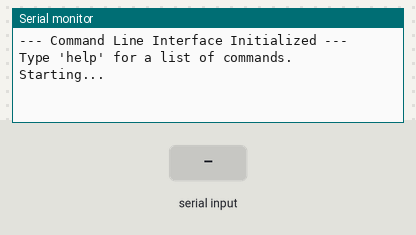
This sketch was run on a simulated Arduino Uno, built with avr-gcc and run on an emulated ATmega328P. On the bench: the last lines printed to the serial monitor. The test bench sets the inputs (shaded band).

Above: at 1.2 s.
1.3 s: "help\n" received over Serial
At 3.1 s:
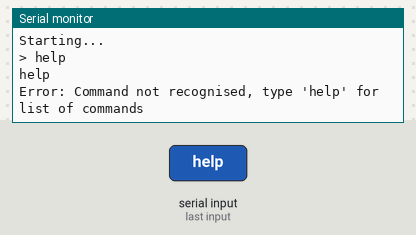
3.8 s: "off\n" received over Serial
At 6.0 s:
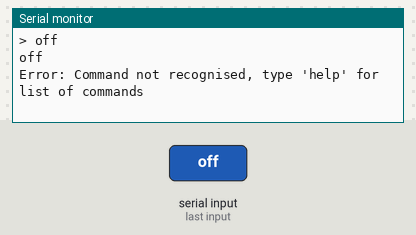
6.3 s: "on\n" received over Serial
At 8.1 s:
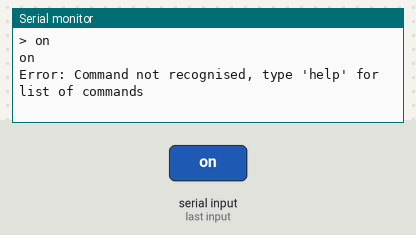
8.8 s: "1\n" received over Serial
At 11.2 s:
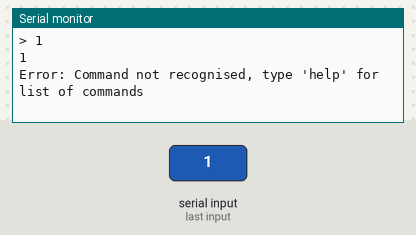

The sketch:

IRCandleSend.ino
```cpp
#include  <IRremote.h>
IRsend  irsend;


// Serial communication interface setup
void Serial_Communication_Setup(long Serial_Baud_Rate) {
  Serial.begin(Serial_Baud_Rate);           // PC serial interface begin, with defined buad rate
  Serial.println("System Start up...");     // Start up message
}


  // Function to setup command line interface
  void Command_Line_Interface_Setup() {
    Serial.println("--- Command Line Interface Initialized ---");
    Serial.println("Type 'help' for a list of commands.");
  }


const int  khz  =  38;  //  38kHz  carrier  frequency

static  unsigned  int  offSignal[]  =  {600, 1600, 650, 1600, 650, 1600, 550, 1650, 650, 1600, 650, 1600, 650, 1600, 550, 1650, 650, 1600, 650, 1600, 600, 1650, 600, 1600, 650, 1600, 650, 1600, 600, 1650, 600, 1600, 650, 1600, 650, 1600, 9000, 4400, 650, 450, 650, 1600, 650, 500, 600, 1600, 650, 1600, 650, 450, 650, 500, 550, 1700, 600, 500, 650, 500, 550, 550, 650, 500, 550, 550, 650, 500, 550, 550, 650, 1600, 650, 500, 550, 550, 650, 1600, 650, 500 ,600, 1600, 650, 1600, 650, 1600, 650, 450, 650 };
static  unsigned  int  onSignal[]  =  { 650, 1600 , 650 , 1600,  600,  1650 , 550,  1700,  600,  1600,  650,  1600,  650,  1600,  650,  1600,  600,  1650 , 550,  1700,  600,  1600,  650,  1600,  650,  1600,  650,  1600,  600,  1650,  550,  1700,  600,  1600,  650,  1600,  9050,  4400,  650,  500,  600,  1600,  650,  500,  600,  1650,  600,  1600,  650,  500,  600,  500,  650,  1600,  650,  1600,  650,  500,  550,  550,  650,  500,  600,  1650,  550,  1700,  600,  500,  650,  500,  600,  1650,  550,  550,  650,  1600,  650,  500,  600,  500,  650,  1600,  650,  500,  600,  500,  650  };
static  unsigned  int txArray[200]  =  {};

void  setup()
{
  Serial.begin(115200);
   Command_Line_Interface_Setup();     // Command line interface setup function
  Serial.println("Starting...");

}

void turnOn()
{
    Serial.println("Turning on");
    irsend.sendRaw(onSignal ,  sizeof(onSignal)  /  sizeof(onSignal[0]),   khz);  //Note  the  approach  used  to  automatically  calculate  the  size  of  the  array.
}

void turnOff()
{
   Serial.println("Turning off");
   irsend.sendRaw(offSignal ,  sizeof(offSignal)  /  sizeof(offSignal[0]),   khz);  //Note  the  approach  used  to  automatically  calculate  the  size  of  the  array.
}

void  loop()
{
  Command_Line_Interface_Input();
  // turnOn();
   //delay(5000);
   //turnOff();
  // delay(5000);
}

 // Handles incoming serial commands
  void Command_Line_Interface_Input(){
    // Check for incoming serial data from PC
    if (Serial.available() > 0) {
      String Serial_Data = Serial.readStringUntil("/n");        // Stores the current serial data into a variable
      Serial.print("> ");
      Serial.println(Serial_Data);
            // Check command length
      unsigned int Serial_Data_Length = Serial_Data.length();   // Determine length of serial data
      if (Serial_Data_Length > 32) {
        // Command too long, inform user
        Serial.println("Error: Command to long, type 'help' for a list of commands");
      }
      // Command acceptable length
      else {
        // Compare entered command to list of available commands, if a match is found the command function is triggered

        // Help command
        if (Serial_Data == "help"){
            // Lists the available commands
            Serial.println("System commands:");
            Serial.println(" - help");
            // Add extra commands here
        }
        // ??? command
        else  if (Serial_Data == "off")
          turnOff();
        else  if (Serial_Data == "on")
          turnOn();
        // Unknown command
        else {
          // Command not listed, inform user
          Serial.println(Serial_Data);
            Serial.println("Error: Command not recognised, type 'help' for list of commands");
        }
      }
    }
  }
```

Measured:
- after the input at 1.3 s, the serial monitor: prints a new line after 1.0 s (image 1)
- after the input at 3.8 s, the serial monitor: prints a new line after 1.0 s (image 2)
- after the input at 6.3 s, the serial monitor: prints a new line after 1.0 s (image 3)
- after the input at 8.8 s, the serial monitor: prints a new line after 1.0 s (image 4)
